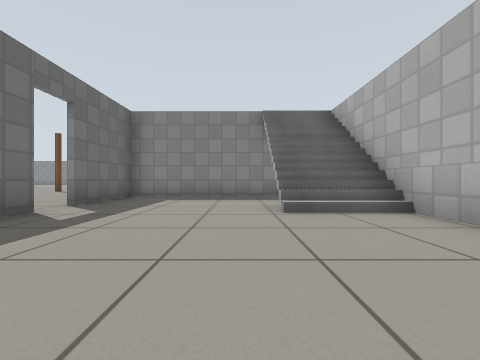
view 1 (above)

24 first-person views from a walk through a Gazebo world. The camera is 0.5 m above the floor, looks level and sees 90° across. The floor is counted in squares, 1 m on a side. Each view is taken from the middle of a square. On the plan, view 1 faces up. The plan holds only what a view shows up to about 9 squares ahead; the rest is blank. Gazebo's built-in surfaces are drawn with simple patterns.

view 2
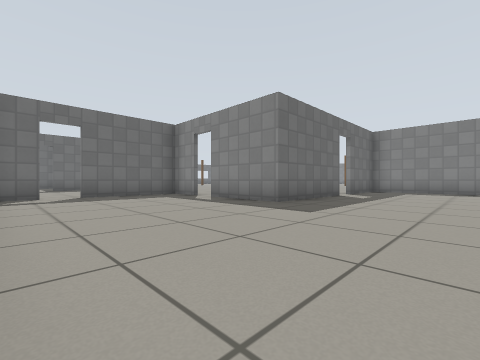

view 3
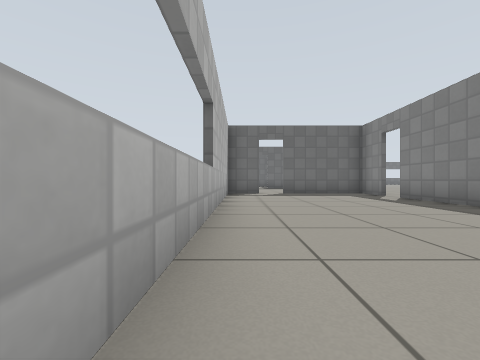

view 4
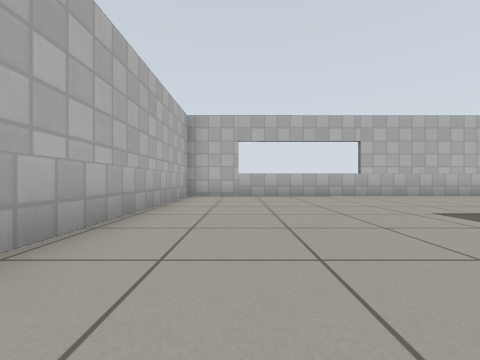

view 5
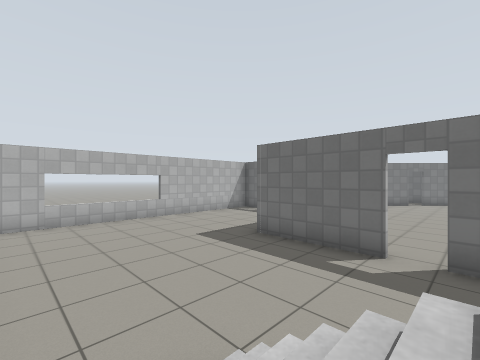

view 6
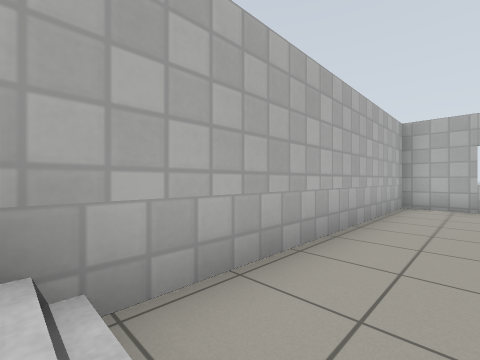

view 7
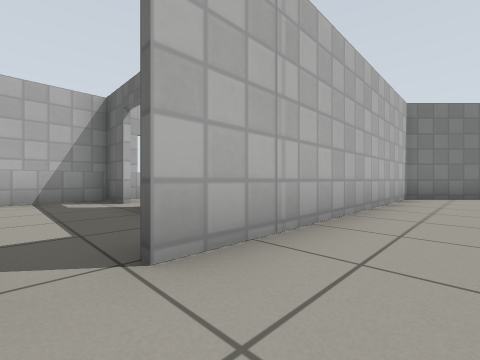

view 8
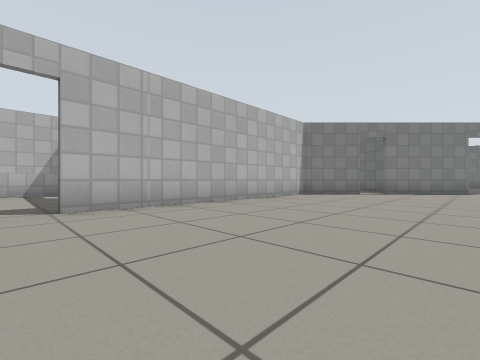

view 9
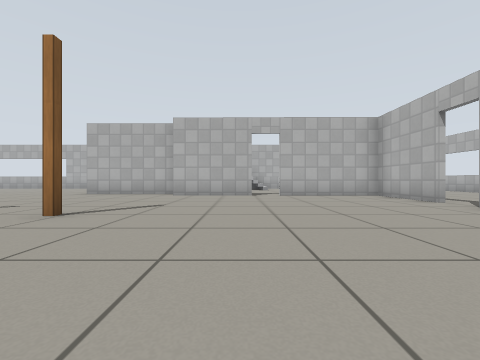

view 10
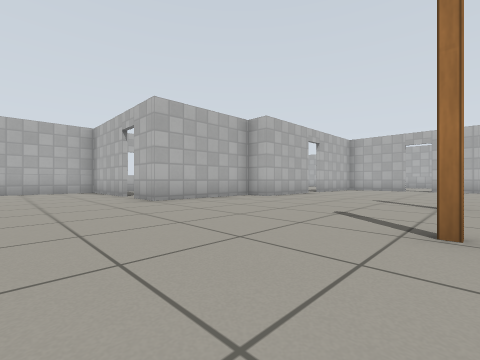

view 11
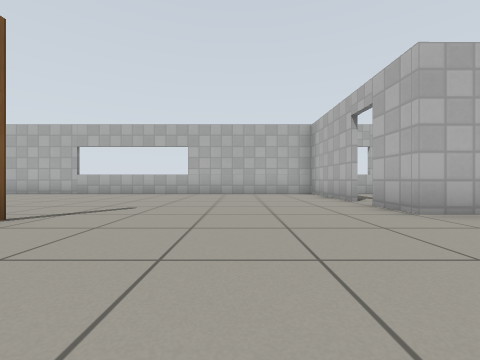

view 12
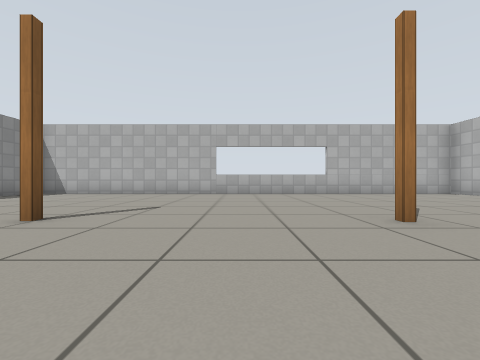

view 13
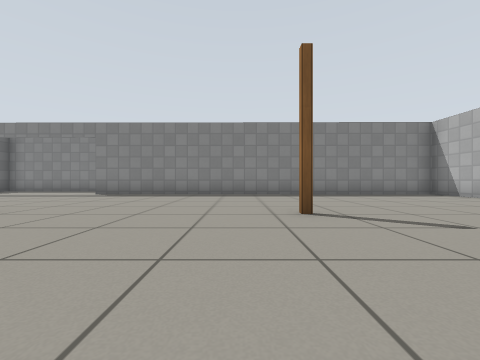

view 14
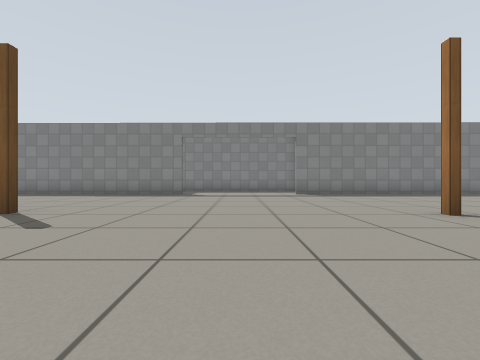

view 15
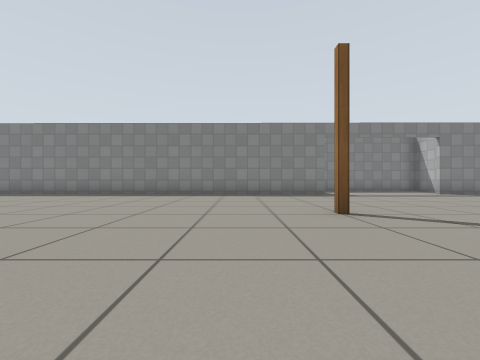

view 16
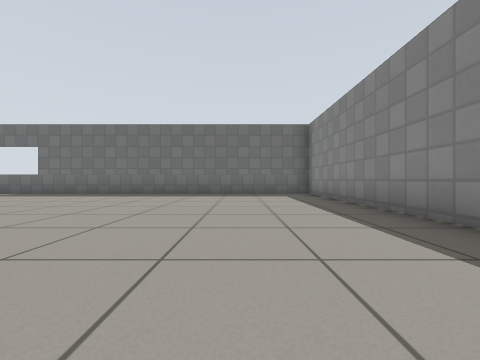

view 17
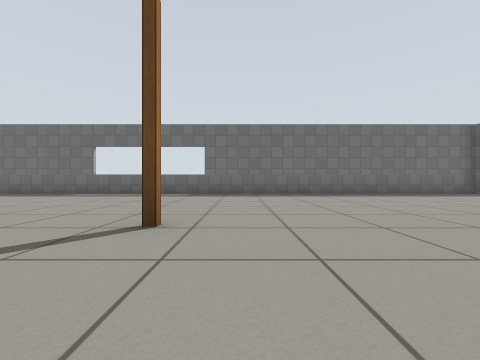

view 18
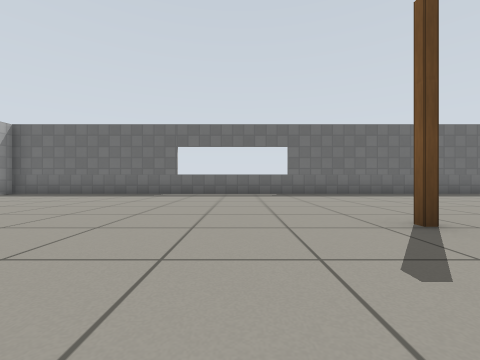

view 19
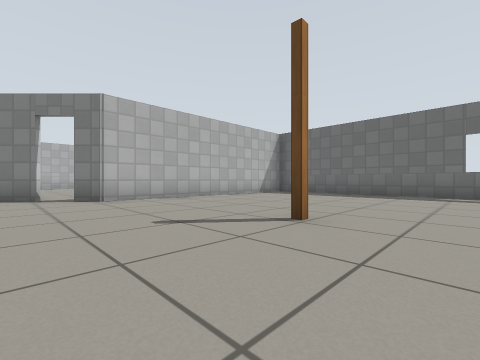

view 20
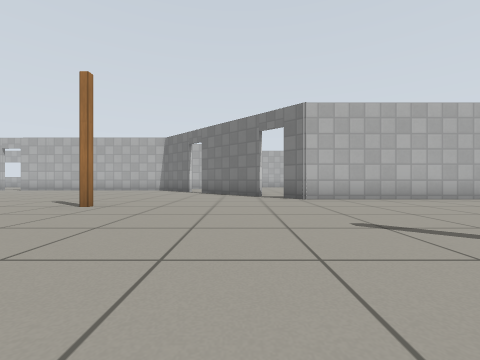

view 21
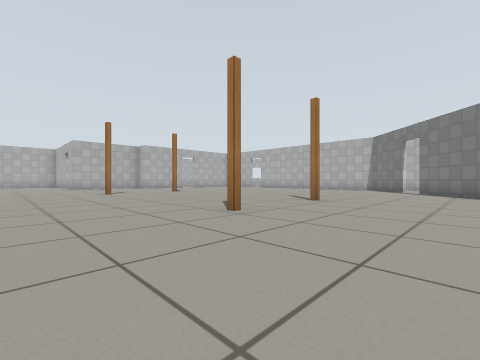

view 22
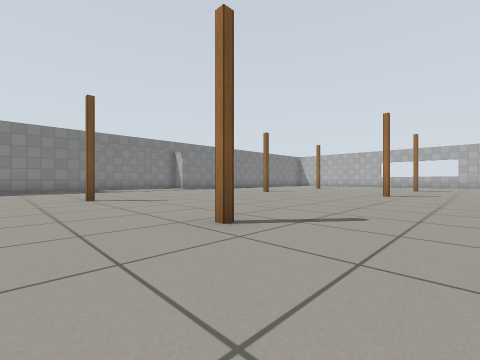

view 23
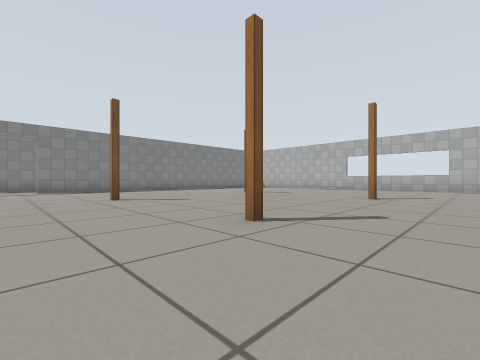

view 24
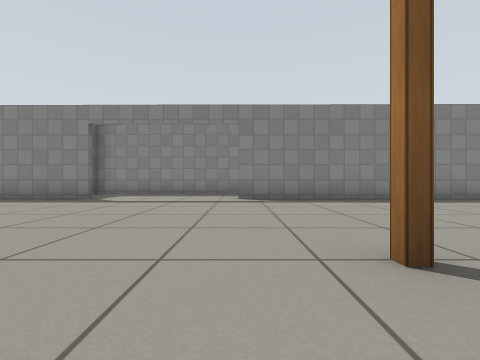

### Floor plan
Key: @ floor where view 1 was taken; # wall or solid block; . floor; / step, stairs or slope; D open door; S stairs.
Columns run from 26 left of view 1 to 3 right of it. Each row starts with its distance up from view 1.
 28             ######
 27             #.....
 26 #############DDDDD############
 25 #...........#DDDDD#..........#
 24 #............................#
 23 #............................#
 22 #............................#
 21 #...........#..........#.....#
 20 #.................#..........#
 19 #............................#
 18 #............................#
 17 #............................#
 16 #.....#.. ..#.....#....#.....#
 15 #........ ...................#
 14 #............................#
 13 #............................#
 12 #............................#
 11 #............................#
 10 #.....#.....#.....#.....#D####
  9 #.......................#  ..#
  8 #.................#.....#    #
  7 #...........#..........####  #
  6 ########...............#...S #
  5        #D..............#...//#
  4         ##.............D...//#
  3          ##............#.....#
  2           #D...........#.....#
  1            ########.D..#.....#
  0                   ##D###..@..#
 -1                   #..........#
 -2                 ..#..........#
 -3                 ..D..........#
 -4                   #..........#
 -5                  #############

Positions as (right, up) in squares from view 1, and headings:
1: (0, 0), facing up
2: (0, -4), facing up-left
3: (1, -4), facing left
4: (1, 3), facing down
5: (2, 5), facing down-left
6: (1, 4), facing down-right
7: (-6, 2), facing down-left
8: (-6, 5), facing down-left
9: (-11, 5), facing right
10: (-8, 13), facing down-right
11: (-6, 13), facing right
12: (-6, 18), facing right
13: (-4, 17), facing up
14: (-11, 17), facing up
15: (-16, 17), facing up
16: (-17, 23), facing left
17: (-17, 17), facing left
18: (-17, 14), facing left
19: (-17, 12), facing down-left
20: (-17, 12), facing down
21: (-17, 13), facing down-right
22: (-16, 14), facing up-right
23: (-10, 14), facing up-right
24: (-9, 19), facing up
